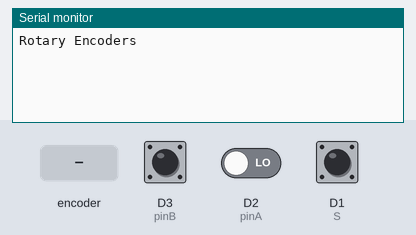
The sketch below on a simulated ESP8266 (NodeMCU). On the bench: the last lines printed to the serial monitor. Inputs (shaded band) come from the test bench; at power-on: D1 (S) HIGH, D3 (pinB) HIGH, D2 (pinA) LOW.

Above: at 1.2 s.
1.3 s: rotary encoder on D2 (pinA) / D3 (pinB) turned 1 step (first pin leading)
At 2.5 s:
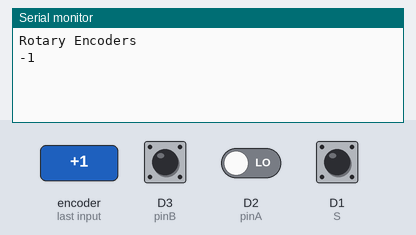
3.0 s: D1 (S) pulled LOW for 0.15 s
At 4.2 s:
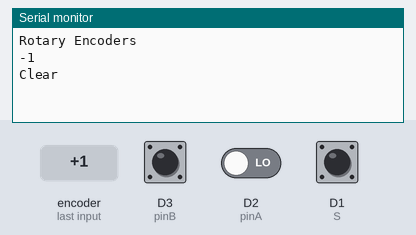
4.6 s: rotary encoder on D2 (pinA) / D3 (pinB) turned 3 steps (first pin leading)
At 6.5 s:
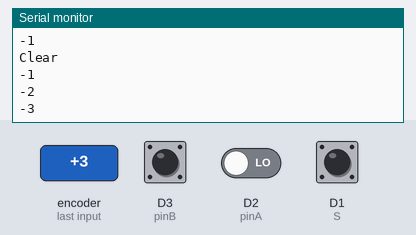
Timing chart, 0 to 8.0 s (numbered marks = the images above; inputs shaded):
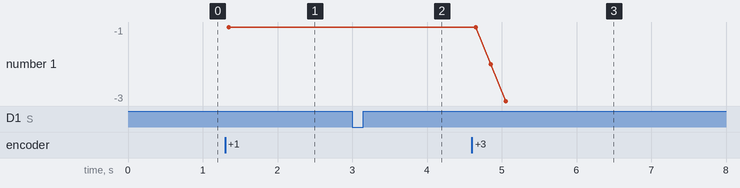

Measured:
- after the input at 1.3 s, the serial monitor: prints a new line after 0.05 s (image 1)
- after the input at 3.0 s, the serial monitor: prints a new line at once (image 2)
- after the input at 4.6 s, the serial monitor: prints a new line after 0.05 s (image 3)
- plotted number 1: -1 → -3 after the input at 4.6 s

The sketch:

RotaryEncorder.ino
```cpp
int totalCount = 0;
int oldA = LOW;
int oldB = LOW;
int S = D1;     // SW, Switch
int pinA = D2;  // DT, OutA
int pinB = D3;  // CLK,  OutB

void setup()
{
   Serial.begin(115200); // 시리얼 통신 초기화
   Serial.println("Rotary Encoders");
   pinMode(S, INPUT_PULLUP);
   pinMode(pinA, INPUT);
   pinMode(pinB, INPUT);
}

int nowCnt = 0;
void loop()
{
   if (LOW == digitalRead(S))  // 스위치 누르면 counter=0 으로 초기화
   {
     Serial.println("Clear");
     delay(200);
     totalCount = 0;
   }
   nowCnt = getValue();
   if (nowCnt != 0)
   {
     totalCount += nowCnt;
     Serial.println(totalCount);
   }
}

int getValue()
{
   int rValue = 0;
   int A = digitalRead(pinA);
   int B = digitalRead(pinB);

   if (A != oldA || B != oldB)
   {
     if (oldA == LOW && A == HIGH)
     {
       if (oldB == HIGH) rValue = 1;
       else rValue = -1;
     }
   }
   oldA = A;
   oldB = B;
   return rValue;
}
```
